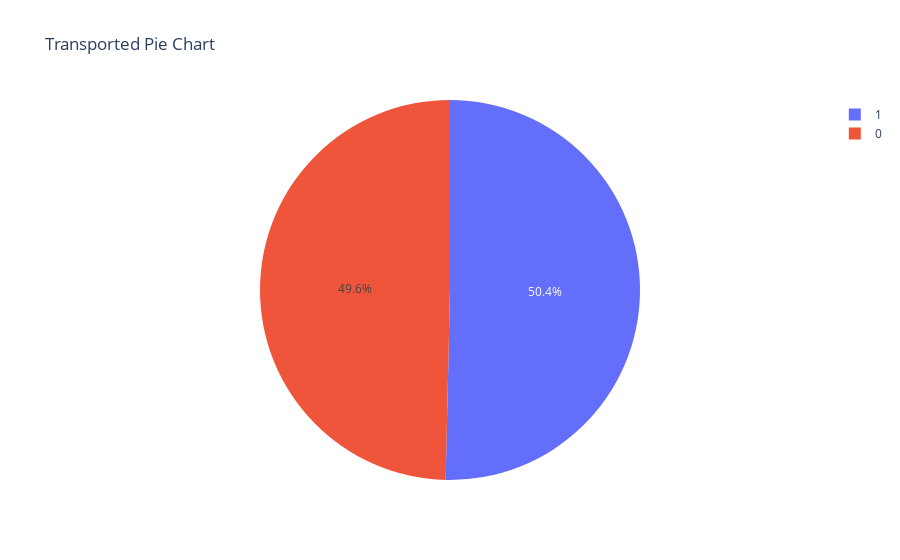

Notebook source saved alongside this figure:
### Code cell
fig = px.pie(train, names='Transported', title='Transported Pie Chart')
fig.show()

### Figure 1 — Plotly figure (JSON) as saved in the notebook; plotly's stock layout.template omitted (floating-point values rounded to 4 significant figures; data arrays with more than 128 entries replaced by an {"elided": "..."} marker saying what was removed)
{"data": [{"domain": {"x": [0, 1], "y": [0, 1]}, "hovertemplate": "Transported=%{label}<extra></extra>", "labels": {"elided": "8693 int values"}, "legendgroup": "", "name": "", "showlegend": true, "type": "pie"}], "layout": {"legend": {"tracegroupgap": 0}, "title": {"text": "Transported Pie Chart"}}}
